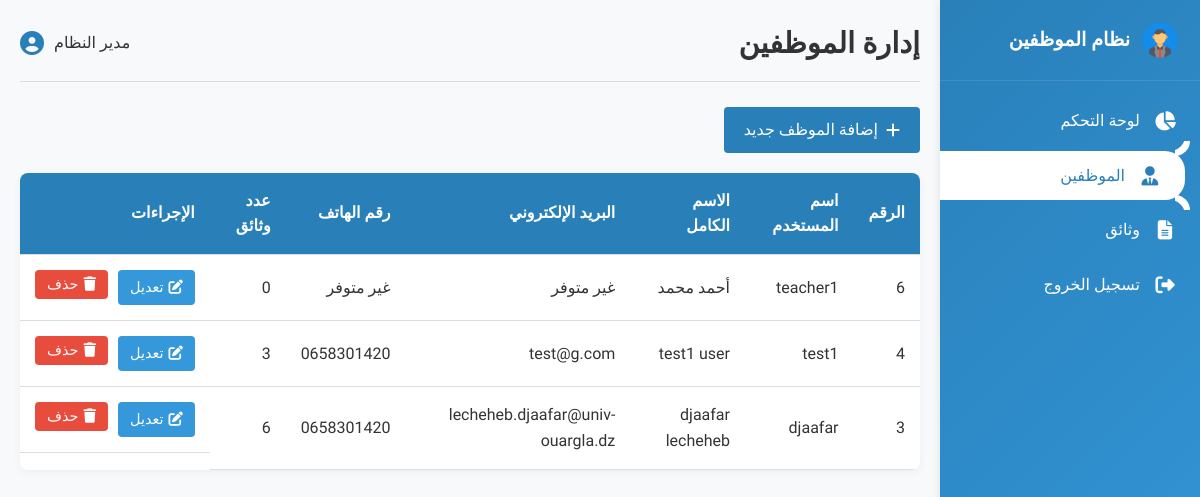
Before: /admin/teachers (signed in) with the older database file.
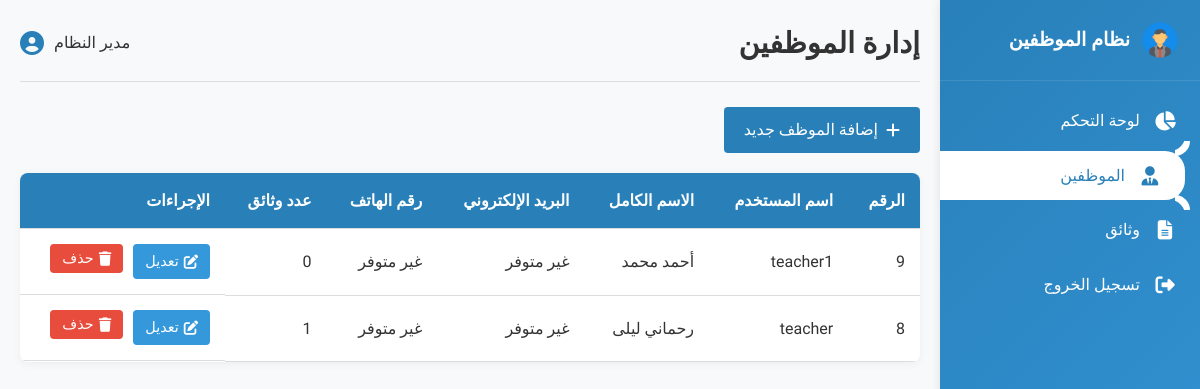
After: the same page with the newer database file.
### tables this page shows
CREATE TABLE teachers (
            id INTEGER PRIMARY KEY AUTOINCREMENT,
            username TEXT UNIQUE,
            password TEXT,
            name TEXT,
            years_taught TEXT,
            email TEXT,
            phone TEXT,
            is_admin INTEGER DEFAULT 0
        );

### teacher_form2.py (the view)
    def decorated_function(*args, **kwargs):
        if 'user_id' not in session:
            flash('يرجى تسجيل الدخول أولاً', 'error')
            return redirect(url_for('login'))
        if not session.get('is_admin'):
            flash('غير مصرح لك بالوصول إلى هذه الصفحة', 'error')
            return redirect(url_for('home'))
        return f(*args, **kwargs)

### teacher_form2.py (called while the page is built)
def admin_required(f):
    def decorated_function(*args, **kwargs):
        if 'user_id' not in session:
            flash('يرجى تسجيل الدخول أولاً', 'error')
            return redirect(url_for('login'))
        if not session.get('is_admin'):
            flash('غير مصرح لك بالوصول إلى هذه الصفحة', 'error')
            return redirect(url_for('home'))
        return f(*args, **kwargs)
    decorated_function.__name__ = f.__name__
    return decorated_function

@app.route('/admin/teachers')
@admin_required
def admin_teachers():
    conn = sqlite3.connect('database.db')
    conn.row_factory = sqlite3.Row
    c = conn.cursor()
    c.execute("""
        SELECT t.*,
            (SELECT COUNT(*) FROM form_requests WHERE teacher_id = t.id) as form_count
        FROM teachers t
        WHERE t.is_admin = 0
        ORDER BY t.id DESC
    """)
    teachers = c.fetchall()
    conn.close()
    return render_template('admin_teachers.html', teachers=teachers)

### templates/admin_teachers.html (shortened to what this page needs)
<!DOCTYPE html>
<html lang="ar" dir="rtl">
<head>
    <link rel="stylesheet" href="/static/css/admin.css">
    <link rel="stylesheet" href="https://cdnjs.cloudflare.com/ajax/libs/font-awesome/6.4.0/css/all.min.css">
</head>
<body>
    <div class="admin-container">
        <div class="sidebar">
            <div class="logo">
                <img src="/static/images/logo.png" alt="شعار النظام">
                <h2>نظام الموظفين</h2>
            </div>
            <ul class="nav-links">
                <li>
                    <a href="{{ url_for('admin_dashboard') }}">
                        <i class="fas fa-chart-pie"></i>
                        <span>لوحة التحكم</span>
                    </a>
                </li>
                <li class="active">
                    <a href="{{ url_for('admin_teachers') }}">
                        <i class="fas fa-user-tie"></i>
                        <span>الموظفين</span>
                    </a>
                </li>
                <li>
                    <a href="{{ url_for('admin_forms') }}">
                        <i class="fas fa-file-alt"></i>
                        <span>وثائق</span>
                    </a>
                </li>
                <li>
                    <a href="{{ url_for('logout') }}">
                        <i class="fas fa-sign-out-alt"></i>
                        <span>تسجيل الخروج</span>
                    </a>
                </li>
            </ul>
        </div>
        <div class="main-content">
            <div class="header">
                <h1>إدارة الموظفين</h1>
                <div class="user-info">
                    <span>{{ session.name }}</span>
                    <i class="fas fa-user-circle"></i>
                </div>
            </div>
            <div class="action-bar">
                <a href="{{ url_for('admin_create_teacher') }}" class="btn btn-primary">
                    <i class="fas fa-plus"></i> إضافة الموظف جديد
                </a>
            </div>
            <div class="table-container">
                <table>
                    <thead>
                        <tr>
                            <th>الرقم</th>
                            <th>اسم المستخدم</th>
                            <th>الاسم الكامل</th>
                            <th>البريد الإلكتروني</th>
                            <th>رقم الهاتف</th>
                            <th>عدد وثائق</th>
                            <th>الإجراءات</th>
                        </tr>
                    </thead>
                    <tbody>
                        {% if teachers %}
                            {% for teacher in teachers %}
                                <tr>
                                    <td>{{ teacher.id }}</td>
                                    <td>{{ teacher.username }}</td>
                                    <td>{{ teacher.name }}</td>
                                    <td>{{ teacher.email or 'غير متوفر' }}</td>
                                    <td>{{ teacher.phone or 'غير متوفر' }}</td>
                                    <td>{{ teacher.form_count }}</td>
                                    <td class="actions">
                                        <a href="{{ url_for('admin_edit_teacher', teacher_id=teacher.id) }}" class="action-btn">
                                            <i class="fas fa-edit"></i> تعديل
                                        </a>
                                        <form method="POST" action="{{ url_for('admin_delete_teacher', teacher_id=teacher.id) }}" class="delete-form" onsubmit="return confirm('هل أنت متأكد من رغبتك في حذف هذا المعلم وجميع طلباته؟');">
                                            <button type="submit" class="action-btn delete">
                                                <i class="fas fa-trash"></i> حذف
                                            </button>
                                        </form>
                                    </td>
                                </tr>
                            {% endfor %}
                        {% else %}
                            <tr>
                                <td colspan="8">لا يوجد معلمين مسجلين في النظام</td>
                            </tr>
                        {% endif %}
                    </tbody>
                </table>
            </div>
        </div>
    </div>
</body>
</html>

### static/css/admin.css (style rules this page uses)
* { margin: 0; padding: 0; box-sizing: border-box; font-family: 'Cairo', sans-serif; }
:root { --primary-color: #2980b9; --primary-light: #3498db; --primary-dark: #216694; --secondary-color: #27ae60; --danger-color: #e74c3c; --warning-color: #f39c12; --light-color: #f5f5f5; --dark-color: #333; --grey-color: #95a5a6; --grey-light: #ecf0f1; --border-color: #ddd; --blue-gradient: linear-gradient(135deg, #2980b9, #3498db); }
body { background-color: #f8f9fa; color: var(--dark-color); line-height: 1.6; direction: rtl; }
a { text-decoration: none; color: var(--primary-color); }
.admin-container { display: flex; min-height: 100vh; }
.sidebar { width: 260px; background: var(--blue-gradient); color: white; transition: all 0.3s ease; position: fixed; height: 100%; box-shadow: 0 0 10px rgba(0,0,0,0.1); z-index: 100; }
.logo { display: flex; align-items: center; padding: 20px; border-bottom: 1px solid rgba(255,255,255,0.1); }
.logo img { width: 40px; height: 40px; margin-left: 10px; }
.logo h2 { font-size: 1.2rem; font-weight: 600; }
.nav-links { list-style: none; padding: 15px 0; }
.nav-links li { margin-bottom: 5px; }
.nav-links li a { display: flex; align-items: center; padding: 12px 20px; color: white; transition: all 0.3s ease; }
.nav-links li.active a { background: white; color: var(--primary-color); border-radius: 0 20px 20px 0; margin-right: 15px; position: relative; }
.nav-links li.active a::before { content: ""; position: absolute; top: -15px; right: 0; height: 15px; width: 15px; background: transparent; border-bottom-right-radius: 15px; box-shadow: 5px 5px 0 white; }
.nav-links li.active a::after { content: ""; position: absolute; bottom: -15px; right: 0; height: 15px; width: 15px; background: transparent; border-top-right-radius: 15px; box-shadow: 5px -5px 0 white; }
.nav-links li a i { margin-left: 10px; font-size: 1.2rem; min-width: 30px; text-align: center; }
.main-content { flex: 1; margin-right: 260px; padding: 20px; transition: all 0.3s ease; }
.header { display: flex; justify-content: space-between; align-items: center; margin-bottom: 25px; padding-bottom: 15px; border-bottom: 1px solid var(--border-color); }
.user-info { display: flex; align-items: center; gap: 10px; }
.user-info i { font-size: 1.5rem; color: var(--primary-color); }
.header h1 { font-size: 1.8rem; font-weight: 600; color: var(--dark-color); }
.table-container { background: white; border-radius: 8px; overflow: hidden; box-shadow: 0 2px 10px rgba(0,0,0,0.05); margin-bottom: 30px; }
table { width: 100%; border-collapse: collapse; }
thead { background-color: var(--primary-color); color: white; }
th, td { padding: 15px; text-align: right; border-bottom: 1px solid var(--border-color); }
th { font-weight: 600; }
.actions { display: flex; gap: 10px; justify-content: flex-start; }
.action-btn { padding: 6px 12px; border-radius: 4px; background-color: var(--primary-light); color: white; font-size: 0.9rem; transition: all 0.3s ease; cursor: pointer; border: none; display: inline-flex; align-items: center; gap: 5px; }
.action-btn.delete { background-color: var(--danger-color); }
.delete-form { display: inline-block; }
.btn { padding: 10px 20px; border-radius: 4px; font-size: 1rem; cursor: pointer; transition: all 0.3s ease; display: inline-flex; align-items: center; gap: 8px; border: none; }
.btn-primary { background-color: var(--primary-color); color: white; }
.action-bar { display: flex; justify-content: flex-start; margin-bottom: 20px; }

Changed rows visible on the page:
removed teachers: id "6", username "teacher1", name "أحمد محمد", email "غير متوفر", phone "غير متوفر", form_count "0"
removed teachers: id "4", username "test1", name "test1 user", email "test@g.com", phone "0658301420", form_count "3"
removed teachers: id "3", username "djaafar", name "djaafar lecheheb", email "lecheheb.djaafar@univ-ouargla.dz", phone "0658301420", form_count "6"
added teachers: id "9", username "teacher1", name "أحمد محمد", email "غير متوفر", phone "غير متوفر", form_count "0"
added teachers: id "8", username "teacher", name "رحماني ليلى", email "غير متوفر", phone "غير متوفر", form_count "1"
